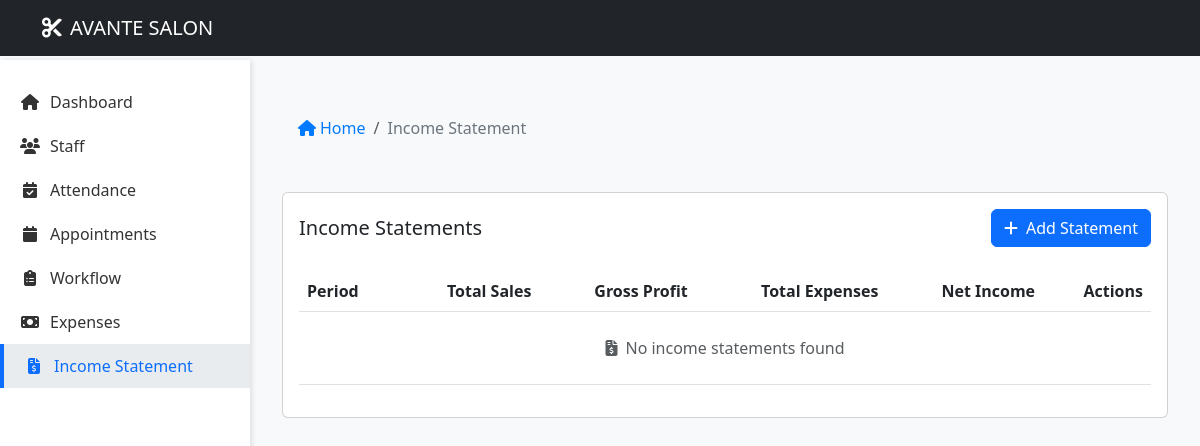
Before: /income-statement/ (signed in) with the older database file.
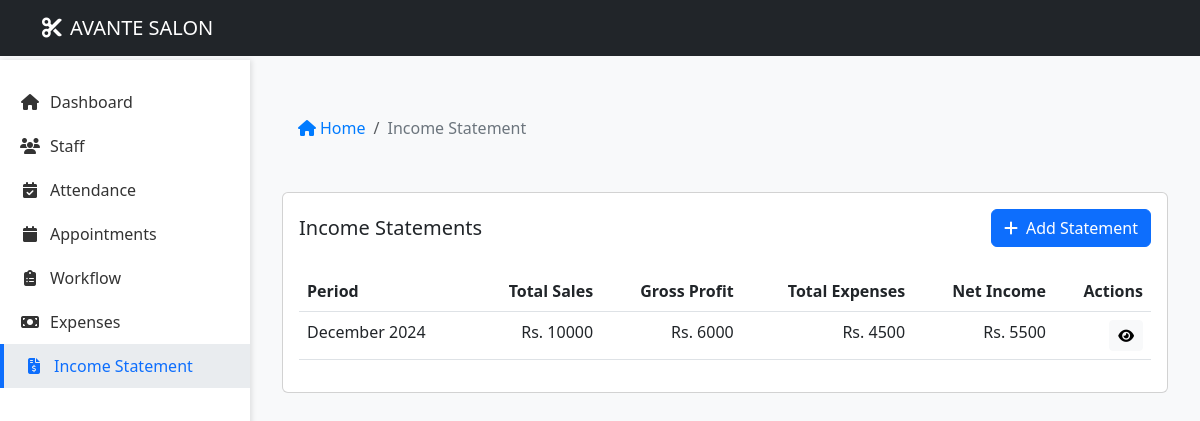
After: the same page with the newer database file.
### core/models.py (models this page shows, shortened)
class IncomeStatement(models.Model):
    period = models.DateField(unique=True, default=timezone.now)  # This enforces one statement per month
    total_sales = models.IntegerField(default=0)
    saloon_material = models.IntegerField(default=0)
    supplies = models.IntegerField(default=0)
    other_purchases = models.IntegerField(default=0)
    gross_profit = models.IntegerField(default=0)
    marketing = models.IntegerField(default=0)
    comissions = models.IntegerField(default=0)
    salaries = models.IntegerField(default=0)
    rent = models.IntegerField(default=0)
    electricity = models.IntegerField(default=0)
    other_utilities = models.IntegerField(default=0)
    tele_internet = models.IntegerField(default=0)
    legal = models.IntegerField(default=0)
    cleaning = models.IntegerField(default=0)
    others = models.IntegerField(default=0)
    net_income = models.IntegerField(default=0)
    created_at = models.DateTimeField(auto_now_add=True)
    updated_at = models.DateTimeField(auto_now=True)
    class Meta:
        ordering = ['-period']
    @property
    def get_total_expenses(self):
        return (
            self.saloon_material + self.supplies + self.other_purchases +
            self.marketing + self.comissions + self.salaries + self.rent +
            self.electricity + self.other_utilities + self.tele_internet +
            self.legal + self.cleaning + self.others
        )

### core/views.py (the view, shortened to what this page needs)
# urls.py: path('income-statement/', views.income_statement, name='income_statement'),
@admin_only
def income_statement(request):
    statements = IncomeStatement.objects.all()
    context = {
        'statements': statements,
        'current_month': timezone.now().date()
    }
    return render(request, 'income_statement.html', context)

### templates/income_statement.html (shortened to what the changed rows need)
<!DOCTYPE html>
<html lang="en">
<head>
    <link href="https://cdn.jsdelivr.net/npm/bootstrap@5.3.0-alpha3/dist/css/bootstrap.min.css" rel="stylesheet">
    <link rel="stylesheet" href="https://cdnjs.cloudflare.com/ajax/libs/font-awesome/6.4.0/css/all.min.css">
</head>
<body>
    <div class="main-content">
        <div class="container-fluid py-4">
            <div class="row">
                <div class="col-md-12">
                    <div class="card">
                        <div class="card-body">
                            <div class="table-responsive">
                                <table class="table">
                                    <thead>
                                        <tr>
                                            <th>Period</th>
                                            <th class="text-end">Total Sales</th>
                                            <th class="text-end">Gross Profit</th>
                                            <th class="text-end">Total Expenses</th>
                                            <th class="text-end">Net Income</th>
                                            <th class="text-end">Actions</th>
                                        </tr>
                                    </thead>
                                    <tbody>
                                        {% for statement in statements %}
                                        <tr>
                                            <td>{{ statement.period|date:"F Y" }}</td>
                                            <td class="text-end">Rs. {{ statement.total_sales }}</td>
                                            <td class="text-end">Rs. {{ statement.gross_profit }}</td>
                                            <td class="text-end">Rs. {{ statement.get_total_expenses }}</td>
                                            <td class="text-end">Rs. {{ statement.net_income }}</td>
                                            <td class="text-end">
                                                <a href="{% url 'core:income_statement_detail' statement.id %}" class="btn btn-sm btn-light">
                                                    <i class="fas fa-eye"></i>
                                                </a>
                                            </td>
                                        </tr>
                                        {% empty %}
                                        <tr>
                                            <td colspan="6" class="text-center py-4 text-muted">
                                                <i class="fas fa-file-invoice-dollar me-2"></i>No income statements found
                                            </td>
                                        </tr>
                                        {% endfor %}
                                    </tbody>
                                </table>
                            </div>
                        </div>
                    </div>
                </div>
            </div>
        </div>
    </body>
</html>

Changed rows visible on the page:
added IncomeStatement: period "December 2024", total_sales "10000", gross_profit "6000", get_total_expenses "4500", net_income "5500"
Other visible differences:
text no longer shown: "No income statements found"
